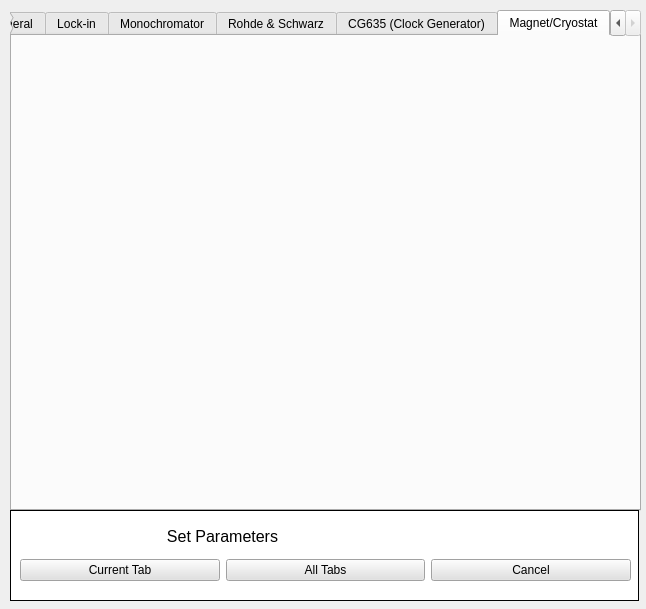
<?xml version="1.0" encoding="UTF-8"?>
<ui version="4.0">
 <class>Form</class>
 <widget class="QWidget" name="Form">
  <property name="geometry">
   <rect>
    <x>0</x>
    <y>0</y>
    <width>646</width>
    <height>609</height>
   </rect>
  </property>
  <property name="windowTitle">
   <string>Form</string>
  </property>
  <widget class="QTabWidget" name="tab_widget">
   <property name="geometry">
    <rect>
     <x>10</x>
     <y>10</y>
     <width>631</width>
     <height>501</height>
    </rect>
   </property>
   <property name="currentIndex">
    <number>5</number>
   </property>
   <widget class="QWidget" name="general_tab">
    <attribute name="title">
     <string>General</string>
    </attribute>
    <widget class="QWidget" name="formLayoutWidget">
     <property name="geometry">
      <rect>
       <x>9</x>
       <y>9</y>
       <width>301</width>
       <height>461</height>
      </rect>
     </property>
     <layout class="QFormLayout" name="formLayout">
      <item row="0" column="0" colspan="2">
       <widget class="QLabel" name="label_21">
        <property name="font">
         <font>
          <pointsize>12</pointsize>
         </font>
        </property>
        <property name="text">
         <string>Connected Instruments</string>
        </property>
        <property name="alignment">
         <set>Qt::AlignCenter</set>
        </property>
       </widget>
      </item>
      <item row="1" column="0">
       <widget class="QLabel" name="label_22">
        <property name="text">
         <string>SR844 Lock-in Amplifier</string>
        </property>
       </widget>
      </item>
      <item row="1" column="1">
       <widget class="QCheckBox" name="sr844_checkbox">
        <property name="layoutDirection">
         <enum>Qt::RightToLeft</enum>
        </property>
        <property name="text">
         <string/>
        </property>
       </widget>
      </item>
      <item row="2" column="0">
       <widget class="QLabel" name="label_23">
        <property name="text">
         <string>SR830 Lock-in Amplifier</string>
        </property>
       </widget>
      </item>
      <item row="2" column="1">
       <widget class="QCheckBox" name="sr830_checkbox">
        <property name="layoutDirection">
         <enum>Qt::RightToLeft</enum>
        </property>
        <property name="text">
         <string/>
        </property>
       </widget>
      </item>
      <item row="3" column="1">
       <widget class="QCheckBox" name="md2000_checkbox">
        <property name="layoutDirection">
         <enum>Qt::RightToLeft</enum>
        </property>
        <property name="text">
         <string/>
        </property>
       </widget>
      </item>
      <item row="4" column="1">
       <widget class="QCheckBox" name="cg635_checkbox">
        <property name="layoutDirection">
         <enum>Qt::RightToLeft</enum>
        </property>
        <property name="text">
         <string/>
        </property>
       </widget>
      </item>
      <item row="5" column="1">
       <widget class="QCheckBox" name="smb100a_checkbox">
        <property name="layoutDirection">
         <enum>Qt::RightToLeft</enum>
        </property>
        <property name="text">
         <string/>
        </property>
       </widget>
      </item>
      <item row="6" column="1">
       <widget class="QCheckBox" name="montana_instr_checkbox">
        <property name="layoutDirection">
         <enum>Qt::RightToLeft</enum>
        </property>
        <property name="text">
         <string/>
        </property>
       </widget>
      </item>
      <item row="7" column="1">
       <widget class="QCheckBox" name="toptica_checkbox">
        <property name="layoutDirection">
         <enum>Qt::RightToLeft</enum>
        </property>
        <property name="text">
         <string/>
        </property>
       </widget>
      </item>
      <item row="3" column="0">
       <widget class="QLabel" name="label_24">
        <property name="text">
         <string>Monochromator Driver (MD2000)</string>
        </property>
       </widget>
      </item>
      <item row="4" column="0">
       <widget class="QLabel" name="label_25">
        <property name="text">
         <string>Clock Generator (CG 635)</string>
        </property>
       </widget>
      </item>
      <item row="5" column="0">
       <widget class="QLabel" name="label_26">
        <property name="text">
         <string>RF (Microwave) Source (SMB100A)</string>
        </property>
       </widget>
      </item>
      <item row="6" column="0">
       <widget class="QLabel" name="label_27">
        <property name="text">
         <string>Cryostat/Magnet (Montana Instruments)</string>
        </property>
       </widget>
      </item>
      <item row="7" column="0">
       <widget class="QLabel" name="label_28">
        <property name="text">
         <string>Pump Laser (Toptica iBeam Smart)</string>
        </property>
       </widget>
      </item>
     </layout>
    </widget>
   </widget>
   <widget class="QWidget" name="lockin_tab">
    <attribute name="title">
     <string>Lock-in</string>
    </attribute>
    <widget class="QWidget" name="formLayoutWidget_2">
     <property name="geometry">
      <rect>
       <x>399</x>
       <y>9</y>
       <width>211</width>
       <height>205</height>
      </rect>
     </property>
     <layout class="QFormLayout" name="formLayout_2">
      <item row="0" column="0" colspan="2">
       <widget class="QPushButton" name="auto_sens_btn">
        <property name="text">
         <string>Auto Sensitivity Adjust</string>
        </property>
       </widget>
      </item>
      <item row="1" column="0" colspan="2">
       <widget class="QPushButton" name="auto_creserve_btn">
        <property name="text">
         <string>Auto Close Reserve (SR844)</string>
        </property>
       </widget>
      </item>
      <item row="2" column="0" colspan="2">
       <widget class="QPushButton" name="auto_wreserve_btn">
        <property name="text">
         <string>Auto Wide Reserve (SR844)</string>
        </property>
       </widget>
      </item>
      <item row="4" column="0" colspan="2">
       <widget class="QPushButton" name="pushButton">
        <property name="text">
         <string>Auto Phase</string>
        </property>
       </widget>
      </item>
      <item row="5" column="0" colspan="2">
       <widget class="QPushButton" name="pushButton_2">
        <property name="text">
         <string>Auto Offset X/Y</string>
        </property>
       </widget>
      </item>
      <item row="3" column="0" colspan="2">
       <widget class="QPushButton" name="auto_dyn_reserve_btn">
        <property name="text">
         <string>Auto Reserve (SR830)</string>
        </property>
       </widget>
      </item>
     </layout>
    </widget>
    <widget class="QScrollArea" name="scrollArea">
     <property name="geometry">
      <rect>
       <x>0</x>
       <y>10</y>
       <width>381</width>
       <height>451</height>
      </rect>
     </property>
     <property name="widgetResizable">
      <bool>true</bool>
     </property>
     <widget class="QWidget" name="scrollAreaWidgetContents_2">
      <property name="geometry">
       <rect>
        <x>0</x>
        <y>0</y>
        <width>358</width>
        <height>634</height>
       </rect>
      </property>
      <layout class="QGridLayout" name="gridLayout">
       <item row="7" column="0">
        <widget class="QLabel" name="label_15">
         <property name="text">
          <string>Filter Slope</string>
         </property>
        </widget>
       </item>
       <item row="2" column="0">
        <widget class="QLabel" name="label_14">
         <property name="text">
          <string>GPIB Address (SR844)</string>
         </property>
        </widget>
       </item>
       <item row="13" column="0">
        <widget class="QLabel" name="label_6">
         <property name="text">
          <string>Input Impedance</string>
         </property>
        </widget>
       </item>
       <item row="1" column="0">
        <widget class="QLabel" name="label_13">
         <property name="text">
          <string>Com Port</string>
         </property>
        </widget>
       </item>
       <item row="5" column="0">
        <widget class="QLabel" name="label_3">
         <property name="text">
          <string>Sensitivity</string>
         </property>
        </widget>
       </item>
       <item row="7" column="1">
        <widget class="QComboBox" name="filter_slope_combobox">
         <item>
          <property name="text">
           <string>No Filter</string>
          </property>
         </item>
         <item>
          <property name="text">
           <string>6 dB/Octave</string>
          </property>
         </item>
         <item>
          <property name="text">
           <string>12 dB/Octave</string>
          </property>
         </item>
         <item>
          <property name="text">
           <string>18 dB/Octave</string>
          </property>
         </item>
         <item>
          <property name="text">
           <string>24 dB/Octave</string>
          </property>
         </item>
        </widget>
       </item>
       <item row="14" column="1">
        <widget class="QComboBox" name="ref_impedance_combobox">
         <item>
          <property name="text">
           <string>50 Ω</string>
          </property>
         </item>
         <item>
          <property name="text">
           <string>10 kΩ / 40 pF</string>
          </property>
         </item>
        </widget>
       </item>
       <item row="2" column="1">
        <widget class="QSpinBox" name="sr844_gpib_address_spinner"/>
       </item>
       <item row="12" column="1">
        <widget class="QComboBox" name="sampling_rate_combobox">
         <item>
          <property name="text">
           <string>0.0625 (16 s)</string>
          </property>
         </item>
         <item>
          <property name="text">
           <string>0.125 (8 s)</string>
          </property>
         </item>
         <item>
          <property name="text">
           <string>0.250 (4 s)</string>
          </property>
         </item>
         <item>
          <property name="text">
           <string>0.500 (2 s)</string>
          </property>
         </item>
         <item>
          <property name="text">
           <string>1</string>
          </property>
         </item>
         <item>
          <property name="text">
           <string>2</string>
          </property>
         </item>
         <item>
          <property name="text">
           <string>4</string>
          </property>
         </item>
         <item>
          <property name="text">
           <string>8</string>
          </property>
         </item>
         <item>
          <property name="text">
           <string>16</string>
          </property>
         </item>
         <item>
          <property name="text">
           <string>32</string>
          </property>
         </item>
         <item>
          <property name="text">
           <string>64</string>
          </property>
         </item>
         <item>
          <property name="text">
           <string>128</string>
          </property>
         </item>
         <item>
          <property name="text">
           <string>256</string>
          </property>
         </item>
         <item>
          <property name="text">
           <string>512</string>
          </property>
         </item>
         <item>
          <property name="text">
           <string>Trigger</string>
          </property>
         </item>
        </widget>
       </item>
       <item row="11" column="1">
        <widget class="QComboBox" name="dynamic_reserve_combobox">
         <item>
          <property name="text">
           <string>High Reserve (Max)</string>
          </property>
         </item>
         <item>
          <property name="text">
           <string>Normal</string>
          </property>
         </item>
         <item>
          <property name="text">
           <string>Low Noise (Min)</string>
          </property>
         </item>
        </widget>
       </item>
       <item row="8" column="0">
        <widget class="QLabel" name="label_4">
         <property name="text">
          <string>Time Constant</string>
         </property>
        </widget>
       </item>
       <item row="19" column="0">
        <widget class="QLabel" name="label_8">
         <property name="text">
          <string>Expand</string>
         </property>
        </widget>
       </item>
       <item row="12" column="0">
        <widget class="QLabel" name="label_5">
         <property name="text">
          <string>Sampling Rate</string>
         </property>
        </widget>
       </item>
       <item row="9" column="0">
        <widget class="QLabel" name="label">
         <property name="text">
          <string>Wide Reserve (SR844)</string>
         </property>
        </widget>
       </item>
       <item row="3" column="1">
        <widget class="QSpinBox" name="sr830_gpib_address_spinner"/>
       </item>
       <item row="19" column="1">
        <widget class="QComboBox" name="expand_combobox">
         <item>
          <property name="text">
           <string>x1 (off)</string>
          </property>
         </item>
         <item>
          <property name="text">
           <string>x10</string>
          </property>
         </item>
         <item>
          <property name="text">
           <string>x100</string>
          </property>
         </item>
        </widget>
       </item>
       <item row="15" column="0">
        <widget class="QLabel" name="label_10">
         <property name="text">
          <string>Reference Source</string>
         </property>
        </widget>
       </item>
       <item row="14" column="0">
        <widget class="QLabel" name="label_9">
         <property name="text">
          <string>Reference Impedance</string>
         </property>
        </widget>
       </item>
       <item row="15" column="1">
        <widget class="QComboBox" name="ref_source_combobox">
         <item>
          <property name="text">
           <string>External</string>
          </property>
         </item>
         <item>
          <property name="text">
           <string>Internal</string>
          </property>
         </item>
         <item>
          <property name="text">
           <string>2F (External Ref)</string>
          </property>
         </item>
         <item>
          <property name="text">
           <string>2F (Internal Ref)</string>
          </property>
         </item>
        </widget>
       </item>
       <item row="9" column="1">
        <widget class="QComboBox" name="wide_reserve_combobox">
         <item>
          <property name="text">
           <string>High</string>
          </property>
         </item>
         <item>
          <property name="text">
           <string>Normal</string>
          </property>
         </item>
         <item>
          <property name="text">
           <string>Low Noise</string>
          </property>
         </item>
         <item>
          <property name="text">
           <string>Auto</string>
          </property>
         </item>
        </widget>
       </item>
       <item row="10" column="1">
        <widget class="QComboBox" name="close_reserve_combobox">
         <item>
          <property name="text">
           <string>High</string>
          </property>
         </item>
         <item>
          <property name="text">
           <string>Normal</string>
          </property>
         </item>
         <item>
          <property name="text">
           <string>Low Noise</string>
          </property>
         </item>
         <item>
          <property name="text">
           <string>Auto</string>
          </property>
         </item>
        </widget>
       </item>
       <item row="16" column="0">
        <widget class="QLabel" name="label_19">
         <property name="text">
          <string>2F Detect Mode (SR844)</string>
         </property>
        </widget>
       </item>
       <item row="3" column="0">
        <widget class="QLabel" name="label_16">
         <property name="text">
          <string>GPIB Address (SR830)</string>
         </property>
        </widget>
       </item>
       <item row="1" column="1">
        <widget class="QSpinBox" name="lockin_com_port_spinner"/>
       </item>
       <item row="0" column="1">
        <widget class="QComboBox" name="lockin_model_combobox">
         <item>
          <property name="text">
           <string>SR844 (25 kHz-200 MHz)</string>
          </property>
         </item>
         <item>
          <property name="text">
           <string>SR830 (1 mHz-102 kHz)</string>
          </property>
         </item>
        </widget>
       </item>
       <item row="16" column="1">
        <widget class="QComboBox" name="sr844_harmonic_combobox">
         <item>
          <property name="text">
           <string>Off</string>
          </property>
         </item>
         <item>
          <property name="text">
           <string>On</string>
          </property>
         </item>
        </widget>
       </item>
       <item row="5" column="1">
        <widget class="QComboBox" name="sensitivity_combobox">
         <item>
          <property name="text">
           <string>UNDER CONSTRUCTION</string>
          </property>
         </item>
        </widget>
       </item>
       <item row="21" column="0" colspan="2">
        <widget class="QLabel" name="label_12">
         <property name="text">
          <string>Note: Sensitivity default cannot be changed (damage risk)</string>
         </property>
        </widget>
       </item>
       <item row="18" column="1">
        <widget class="QDoubleSpinBox" name="phase_spinner"/>
       </item>
       <item row="0" column="0">
        <widget class="QLabel" name="label_17">
         <property name="text">
          <string>Lock-in Model</string>
         </property>
        </widget>
       </item>
       <item row="8" column="1">
        <widget class="QComboBox" name="time_constant_combobox">
         <item>
          <property name="text">
           <string>100  μs</string>
          </property>
         </item>
         <item>
          <property name="text">
           <string>300  μs</string>
          </property>
         </item>
         <item>
          <property name="text">
           <string>1     ms</string>
          </property>
         </item>
         <item>
          <property name="text">
           <string>3     ms</string>
          </property>
         </item>
         <item>
          <property name="text">
           <string>10   ms</string>
          </property>
         </item>
         <item>
          <property name="text">
           <string>30   ms</string>
          </property>
         </item>
         <item>
          <property name="text">
           <string>100 ms</string>
          </property>
         </item>
         <item>
          <property name="text">
           <string>300 ms</string>
          </property>
         </item>
         <item>
          <property name="text">
           <string>1        s</string>
          </property>
         </item>
         <item>
          <property name="text">
           <string>3        s</string>
          </property>
         </item>
         <item>
          <property name="text">
           <string>10      s</string>
          </property>
         </item>
         <item>
          <property name="text">
           <string>30      s</string>
          </property>
         </item>
         <item>
          <property name="text">
           <string>100    s</string>
          </property>
         </item>
         <item>
          <property name="text">
           <string>300    s</string>
          </property>
         </item>
         <item>
          <property name="text">
           <string>1      ks</string>
          </property>
         </item>
         <item>
          <property name="text">
           <string>3      ks</string>
          </property>
         </item>
         <item>
          <property name="text">
           <string>10    ks</string>
          </property>
         </item>
         <item>
          <property name="text">
           <string>30    ks</string>
          </property>
         </item>
        </widget>
       </item>
       <item row="4" column="0">
        <widget class="QLabel" name="label_2">
         <property name="text">
          <string>Outputs</string>
         </property>
        </widget>
       </item>
       <item row="18" column="0">
        <widget class="QLabel" name="label_11">
         <property name="text">
          <string>Phase</string>
         </property>
        </widget>
       </item>
       <item row="4" column="1">
        <widget class="QComboBox" name="outputs_combobox">
         <item>
          <property name="text">
           <string>R / θ (V/degrees)</string>
          </property>
         </item>
         <item>
          <property name="text">
           <string>X / Y</string>
          </property>
         </item>
         <item>
          <property name="text">
           <string>Manual</string>
          </property>
         </item>
        </widget>
       </item>
       <item row="11" column="0">
        <widget class="QLabel" name="label_18">
         <property name="text">
          <string>Dynamic Reserve (SR830)</string>
         </property>
        </widget>
       </item>
       <item row="20" column="0" colspan="2">
        <widget class="QPushButton" name="save_as_dflt_btn">
         <property name="text">
          <string>Save as Default Values</string>
         </property>
        </widget>
       </item>
       <item row="13" column="1">
        <widget class="QComboBox" name="input_impedance_combobox">
         <item>
          <property name="text">
           <string>50 Ω</string>
          </property>
         </item>
         <item>
          <property name="text">
           <string>1 MΩ / 30 pF</string>
          </property>
         </item>
        </widget>
       </item>
       <item row="10" column="0">
        <widget class="QLabel" name="label_7">
         <property name="text">
          <string>Close Reserve (SR844)</string>
         </property>
        </widget>
       </item>
       <item row="17" column="0">
        <widget class="QLabel" name="label_20">
         <property name="text">
          <string>Harmonic (SR830)</string>
         </property>
        </widget>
       </item>
       <item row="17" column="1">
        <widget class="QSpinBox" name="harmonic_spinner"/>
       </item>
      </layout>
     </widget>
    </widget>
   </widget>
   <widget class="QWidget" name="mono_tab">
    <attribute name="title">
     <string>Monochromator</string>
    </attribute>
   </widget>
   <widget class="QWidget" name="tab">
    <attribute name="title">
     <string>Rohde &amp;&amp; Schwarz</string>
    </attribute>
   </widget>
   <widget class="QWidget" name="tab_2">
    <attribute name="title">
     <string>CG635 (Clock Generator)</string>
    </attribute>
   </widget>
   <widget class="QWidget" name="tab_3">
    <attribute name="title">
     <string>Magnet/Cryostat</string>
    </attribute>
   </widget>
  </widget>
  <widget class="QFrame" name="frame">
   <property name="geometry">
    <rect>
     <x>10</x>
     <y>510</y>
     <width>629</width>
     <height>91</height>
    </rect>
   </property>
   <property name="autoFillBackground">
    <bool>false</bool>
   </property>
   <property name="styleSheet">
    <string notr="true">background-color: rgb(255, 255, 255);</string>
   </property>
   <property name="frameShape">
    <enum>QFrame::Box</enum>
   </property>
   <property name="frameShadow">
    <enum>QFrame::Plain</enum>
   </property>
   <widget class="QWidget" name="gridLayoutWidget">
    <property name="geometry">
     <rect>
      <x>10</x>
      <y>10</y>
      <width>611</width>
      <height>61</height>
     </rect>
    </property>
    <layout class="QGridLayout" name="gridLayout_2">
     <item row="1" column="2">
      <widget class="QPushButton" name="cancel_btn">
       <property name="styleSheet">
        <string notr="true">background-color: rgb(225, 225, 225);</string>
       </property>
       <property name="text">
        <string>Cancel</string>
       </property>
      </widget>
     </item>
     <item row="1" column="1">
      <widget class="QPushButton" name="set_all_params_btn">
       <property name="styleSheet">
        <string notr="true">background-color: rgb(225, 225, 225);</string>
       </property>
       <property name="text">
        <string>All Tabs</string>
       </property>
      </widget>
     </item>
     <item row="1" column="0">
      <widget class="QPushButton" name="set_tab_params_btn">
       <property name="styleSheet">
        <string notr="true">background-color: rgb(225, 225, 225);</string>
       </property>
       <property name="text">
        <string>Current Tab</string>
       </property>
      </widget>
     </item>
     <item row="0" column="0" colspan="2">
      <widget class="QLabel" name="label_29">
       <property name="font">
        <font>
         <pointsize>12</pointsize>
        </font>
       </property>
       <property name="text">
        <string>Set Parameters</string>
       </property>
       <property name="alignment">
        <set>Qt::AlignCenter</set>
       </property>
      </widget>
     </item>
    </layout>
   </widget>
  </widget>
 </widget>
 <resources/>
 <connections>
  <connection>
   <sender>save_as_dflt_btn</sender>
   <signal>clicked()</signal>
   <receiver>Form</receiver>
   <slot>save_as_dflt_btn_clicked()</slot>
   <hints>
    <hint type="sourcelabel">
     <x>359</x>
     <y>460</y>
    </hint>
    <hint type="destinationlabel">
     <x>384</x>
     <y>494</y>
    </hint>
   </hints>
  </connection>
  <connection>
   <sender>set_all_params_btn</sender>
   <signal>clicked()</signal>
   <receiver>Form</receiver>
   <slot>set_all_params_btn_clicked()</slot>
   <hints>
    <hint type="sourcelabel">
     <x>302</x>
     <y>571</y>
    </hint>
    <hint type="destinationlabel">
     <x>458</x>
     <y>511</y>
    </hint>
   </hints>
  </connection>
  <connection>
   <sender>cancel_btn</sender>
   <signal>clicked()</signal>
   <receiver>Form</receiver>
   <slot>cancel_btn_clicked()</slot>
   <hints>
    <hint type="sourcelabel">
     <x>494</x>
     <y>567</y>
    </hint>
    <hint type="destinationlabel">
     <x>633</x>
     <y>494</y>
    </hint>
   </hints>
  </connection>
  <connection>
   <sender>auto_sens_btn</sender>
   <signal>clicked()</signal>
   <receiver>Form</receiver>
   <slot>auto_sens_btn_clicked()</slot>
   <hints>
    <hint type="sourcelabel">
     <x>531</x>
     <y>61</y>
    </hint>
    <hint type="destinationlabel">
     <x>652</x>
     <y>74</y>
    </hint>
   </hints>
  </connection>
  <connection>
   <sender>lockin_model_combobox</sender>
   <signal>currentIndexChanged(int)</signal>
   <receiver>Form</receiver>
   <slot>lockin_model_changed()</slot>
   <hints>
    <hint type="sourcelabel">
     <x>280</x>
     <y>-114</y>
    </hint>
    <hint type="destinationlabel">
     <x>445</x>
     <y>0</y>
    </hint>
   </hints>
  </connection>
  <connection>
   <sender>set_tab_params_btn</sender>
   <signal>clicked()</signal>
   <receiver>Form</receiver>
   <slot>set_tab_params_btn_clicked()</slot>
   <hints>
    <hint type="sourcelabel">
     <x>132</x>
     <y>560</y>
    </hint>
    <hint type="destinationlabel">
     <x>656</x>
     <y>422</y>
    </hint>
   </hints>
  </connection>
 </connections>
 <slots>
  <slot>save_as_dflt_btn_clicked()</slot>
  <slot>set_all_params_btn_clicked()</slot>
  <slot>auto_sens_btn_clicked()</slot>
  <slot>cancel_btn_clicked()</slot>
  <slot>lockin_model_changed()</slot>
  <slot>set_tab_params_btn_clicked()</slot>
 </slots>
</ui>
